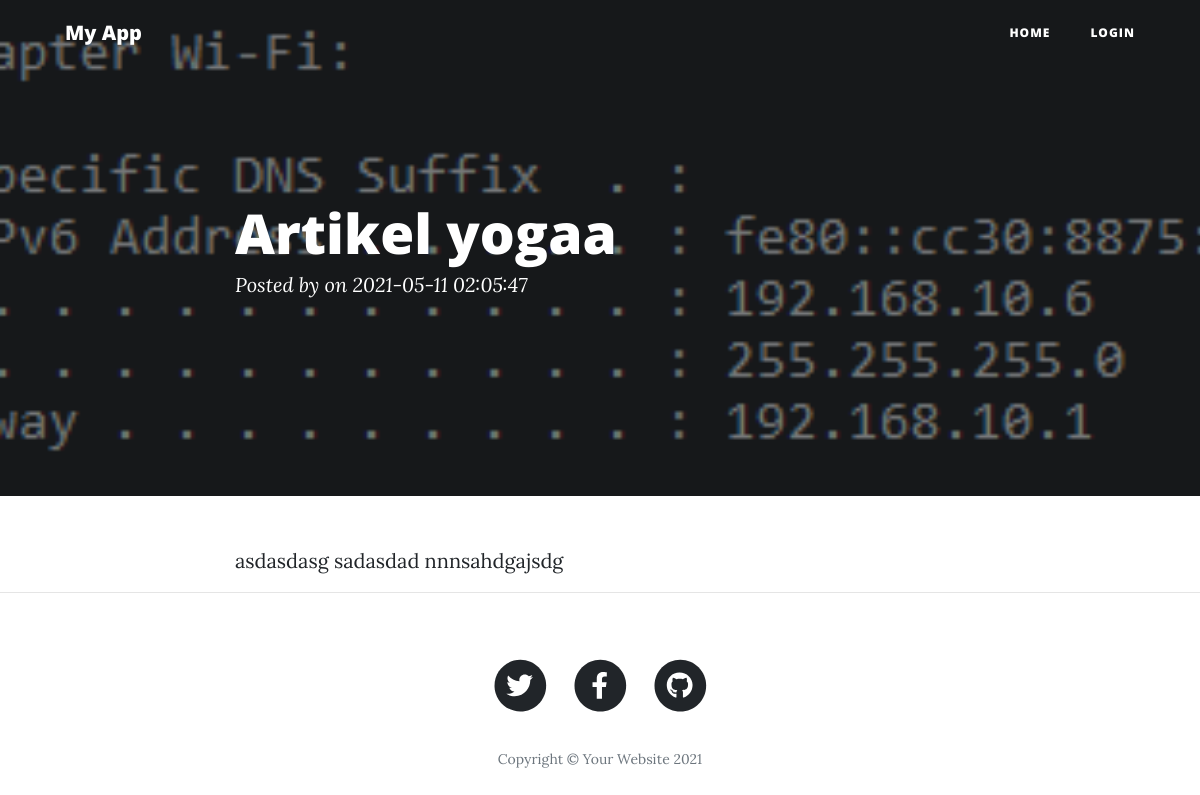
Screenshot of /index.php/blog/detail/artikel-yogaa with the database file from the repository.
### tables this page shows
CREATE TABLE `blog` (
  `id` int(11) NOT NULL,
  `title` varchar(255) NOT NULL,
  `content` text NOT NULL,
  `url` varchar(255) NOT NULL,
  `cover` varchar(255) NOT NULL,
  `date` timestamp NOT NULL DEFAULT current_timestamp() ON UPDATE current_timestamp()
);

### application/controllers/Blog.php (called while the page is built, shortened)
<?php
class Blog extends CI_Controller
{
    public function __construct()
    {
        $this->load->model('Blog_model');
        $this->load->library('session');
    }
    public function detail($url)
    {
        $query = $this->Blog_model->getSingleblog('url', $url);
        $data['blog'] = $query->row_array();
        $this->load->view('detail', $data);
    }
}

### index.php (called while the page is built, shortened)
<?php
require_once BASEPATH.'core/CodeIgniter.php';

### application/models/Blog_model.php (called while the page is built, shortened)
<?php
class Blog_model extends CI_model{
    public function getSingleblog($field, $value)
    {
        $this->db->where($field, $value);
        return $this->db->get('blog');
    }
}

### application/views/detail.php (the view, shortened to what this page needs)
   <?php
   if(empty($blog['cover']))
       $cover = base_url() .'tamplate/assets/img/post-bg.jpg';
   else
       $cover = base_url() .'uploads/'. $blog['cover'];
   ?>
<header class="masthead" style="background-image: url('<?php echo $cover; ?>')">
           <div class="overlay"></div>
           <div class="container">
               <div class="row">
                   <div class="col-lg-8 col-md-10 mx-auto">
                       <div class="post-heading">
                           <h1><?php echo $blog['title']; ?></h1>
                           <span class="meta">
                               Posted by on <?php echo $blog['date'] ?>
                           </span>
                       </div>
                   </div>
               </div>
           </div>
       </header>
       <article>
           <div class="container">
               <div class="row">
                   <div class="col-lg-8 col-md-10 mx-auto">
                       <?php echo $blog['content']; ?>
                   </div>
               </div>
           </div>
       </article>
       <hr />

### rows the page displays
blog: cover (picture), title "Artikel yogaa", date "2021-05-11 02:05:47", content "asdasdasg sadasdad nnnsahdgajsdg"
